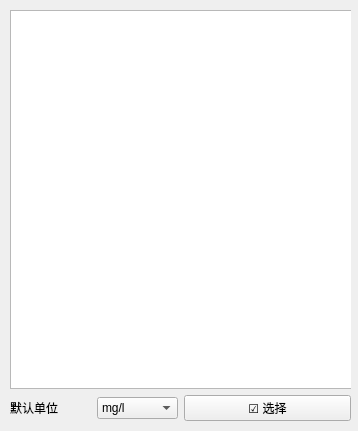
<?xml version="1.0" encoding="UTF-8"?>
<ui version="4.0">
 <class>VEUnitset</class>
 <widget class="QWidget" name="VEUnitset">
  <property name="geometry">
   <rect>
    <x>0</x>
    <y>0</y>
    <width>358</width>
    <height>431</height>
   </rect>
  </property>
  <property name="sizePolicy">
   <sizepolicy hsizetype="Preferred" vsizetype="Minimum">
    <horstretch>0</horstretch>
    <verstretch>0</verstretch>
   </sizepolicy>
  </property>
  <property name="windowTitle">
   <string>Form</string>
  </property>
  <widget class="QWidget" name="">
   <property name="geometry">
    <rect>
     <x>10</x>
     <y>10</y>
     <width>341</width>
     <height>411</height>
    </rect>
   </property>
   <layout class="QVBoxLayout" name="verticalLayout">
    <item>
     <widget class="QTableView" name="tv">
      <property name="sizePolicy">
       <sizepolicy hsizetype="Preferred" vsizetype="Preferred">
        <horstretch>0</horstretch>
        <verstretch>0</verstretch>
       </sizepolicy>
      </property>
      <property name="minimumSize">
       <size>
        <width>500</width>
        <height>300</height>
       </size>
      </property>
      <property name="verticalScrollMode">
       <enum>QAbstractItemView::ScrollPerItem</enum>
      </property>
     </widget>
    </item>
    <item>
     <layout class="QHBoxLayout" name="horizontalLayout_2">
      <item>
       <layout class="QHBoxLayout" name="horizontalLayout">
        <item>
         <widget class="QLabel" name="label">
          <property name="text">
           <string>默认单位</string>
          </property>
         </widget>
        </item>
        <item>
         <widget class="QComboBox" name="comboBox">
          <item>
           <property name="text">
            <string>mg/l</string>
           </property>
          </item>
         </widget>
        </item>
       </layout>
      </item>
      <item>
       <widget class="QPushButton" name="btn_select">
        <property name="text">
         <string>☑️ 选择</string>
        </property>
       </widget>
      </item>
     </layout>
    </item>
   </layout>
  </widget>
 </widget>
 <resources/>
 <connections/>
</ui>
